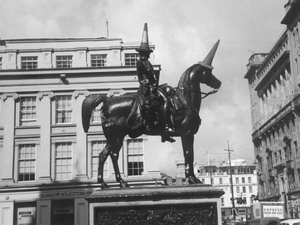
%> input picture my assignments/a2/statue.jpg, 300 x 225 px
$ octave compression_demo.m   (GNU Octave 9; MATLAB toolbox functions it lacks are replaced by stand-ins)
%> lines starting %> are read from the running program, lines starting %| are printed output that depends on the picture
%% SVD Image Compression
% An image can be represented as a matrix, and approximated
% using a rank-reduced version of the matrix.  This is all
% made easy using the SVD.  Here's how.

%% Read in the image
A = imread('statue.jpg');
%> A is the input picture: size 225x300 uint8; min 27, max 255, mean 148.8
A = double( A(:,:,1) ); % convert to double graylevel
%> A: size 225x300 double
imshow(A,[]); % display it
height = size(A,1);
%> height = 225
width = size(A,2);
%> width = 300
disp(['Image size is ' num2str(height) 'x' num2str(width)]);
%| Image size is 225x300
disp(['Image stored using ' num2str(width*height) ' values']);
%| Image stored using 67500 values

%% Compute SVD
[U, S, V] = svd(A,0);

%% Reconsruct a rank-k approximation to A
% Make a copy of S with only  k of the largest singular values
k = 5;
Ak = U(:,1:k) * S(1:k,1:k) * V(:,1:k)';
imshow(Ak,[])
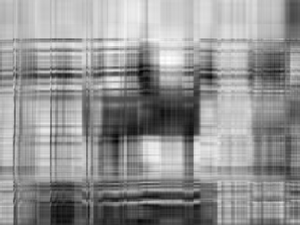
%> displayed picture: size 225x300, on the screen's scale of 0 to 255; min 0, max 255, mean 147.1
disp(['Compressed image stored using ' num2str(k*(width+height)) ' values']);
%| Compressed image stored using 2625 values
disp([num2str(k*(width+height)/width/height*100) '% of original']);
%| 3.8889% of original

%% k = 20
k = 20;
Ak = U(:,1:k) * S(1:k,1:k) * V(:,1:k)';
imshow(Ak,[])
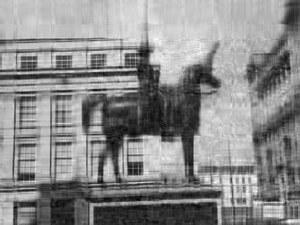
%> displayed picture: size 225x300, on the screen's scale of 0 to 255; min 0, max 255, mean 138.6
disp(['Compressed image stored using ' num2str(k*(width+height)) ' values']);
%| Compressed image stored using 10500 values
disp([num2str(k*(width+height)/width/height*100) '% of original']);
%| 15.5556% of original

%% k = 50
k = 50;
Ak = U(:,1:k) * S(1:k,1:k) * V(:,1:k)';
imshow(Ak,[])
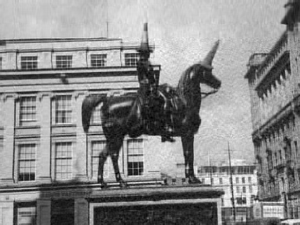
%> displayed picture: size 225x300, on the screen's scale of 0 to 255; min 0, max 255, mean 139.9
disp(['Compressed image stored using ' num2str(k*(width+height)) ' values']);
%| Compressed image stored using 26250 values
disp([num2str(k*(width+height)/width/height*100) '% of original']);
%| 38.8889% of original
